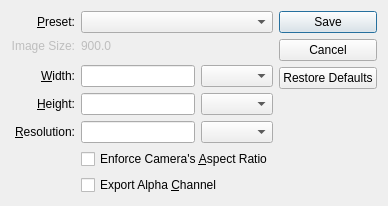
<?xml version="1.0" encoding="UTF-8"?>
<ui version="4.0">
 <class>CanvasExporter</class>
 <widget class="QDialog" name="CanvasExporter">
  <property name="geometry">
   <rect>
    <x>0</x>
    <y>0</y>
    <width>346</width>
    <height>193</height>
   </rect>
  </property>
  <property name="windowTitle">
   <string>Capture Canvas as Image</string>
  </property>
  <layout class="QGridLayout" name="gridLayout">
   <item row="4" column="0">
    <widget class="QLabel" name="heightLabel">
     <property name="text">
      <string>&amp;Height:</string>
     </property>
     <property name="alignment">
      <set>Qt::AlignRight|Qt::AlignTrailing|Qt::AlignVCenter</set>
     </property>
     <property name="buddy">
      <cstring>heightLineEdit</cstring>
     </property>
    </widget>
   </item>
   <item row="1" column="1" colspan="2">
    <widget class="QLabel" name="sizeInfoLabel">
     <property name="enabled">
      <bool>false</bool>
     </property>
     <property name="text">
      <string>900.0</string>
     </property>
    </widget>
   </item>
   <item row="0" column="1" colspan="2">
    <widget class="QComboBox" name="presetsComboBox">
     <property name="font">
      <font>
       <family>Courier New</family>
      </font>
     </property>
    </widget>
   </item>
   <item row="0" column="3" rowspan="8">
    <widget class="QDialogButtonBox" name="buttonBox">
     <property name="orientation">
      <enum>Qt::Vertical</enum>
     </property>
     <property name="standardButtons">
      <set>QDialogButtonBox::Cancel|QDialogButtonBox::RestoreDefaults|QDialogButtonBox::Save</set>
     </property>
    </widget>
   </item>
   <item row="0" column="0">
    <widget class="QLabel" name="presetLabel">
     <property name="text">
      <string>&amp;Preset:</string>
     </property>
     <property name="alignment">
      <set>Qt::AlignRight|Qt::AlignTrailing|Qt::AlignVCenter</set>
     </property>
     <property name="buddy">
      <cstring>presetsComboBox</cstring>
     </property>
    </widget>
   </item>
   <item row="1" column="0">
    <widget class="QLabel" name="sizeLabel">
     <property name="enabled">
      <bool>false</bool>
     </property>
     <property name="text">
      <string>Image Size:</string>
     </property>
     <property name="alignment">
      <set>Qt::AlignRight|Qt::AlignTrailing|Qt::AlignVCenter</set>
     </property>
    </widget>
   </item>
   <item row="3" column="2">
    <widget class="QComboBox" name="widthUnitComboBox"/>
   </item>
   <item row="4" column="2">
    <widget class="QComboBox" name="heightUnitComboBox"/>
   </item>
   <item row="6" column="1" colspan="2">
    <widget class="QCheckBox" name="aspectCheckBox">
     <property name="text">
      <string>Enforce Camera's &amp;Aspect Ratio</string>
     </property>
    </widget>
   </item>
   <item row="5" column="0">
    <widget class="QLabel" name="resolutionLabel">
     <property name="text">
      <string>&amp;Resolution:</string>
     </property>
     <property name="alignment">
      <set>Qt::AlignRight|Qt::AlignTrailing|Qt::AlignVCenter</set>
     </property>
     <property name="buddy">
      <cstring>resolutionLineEdit</cstring>
     </property>
    </widget>
   </item>
   <item row="5" column="2">
    <widget class="QComboBox" name="resolutionUnitComboBox"/>
   </item>
   <item row="7" column="1" colspan="2">
    <widget class="QCheckBox" name="alphaCheckBox">
     <property name="text">
      <string>Export Alpha &amp;Channel</string>
     </property>
    </widget>
   </item>
   <item row="3" column="0">
    <widget class="QLabel" name="widthLabel">
     <property name="text">
      <string>&amp;Width:</string>
     </property>
     <property name="alignment">
      <set>Qt::AlignRight|Qt::AlignTrailing|Qt::AlignVCenter</set>
     </property>
     <property name="buddy">
      <cstring>widthLineEdit</cstring>
     </property>
    </widget>
   </item>
   <item row="8" column="0" colspan="4">
    <spacer name="verticalSpacer">
     <property name="orientation">
      <enum>Qt::Vertical</enum>
     </property>
     <property name="sizeHint" stdset="0">
      <size>
       <width>20</width>
       <height>40</height>
      </size>
     </property>
    </spacer>
   </item>
   <item row="4" column="1">
    <widget class="QLineEdit" name="heightLineEdit"/>
   </item>
   <item row="5" column="1">
    <widget class="QLineEdit" name="resolutionLineEdit"/>
   </item>
   <item row="3" column="1">
    <widget class="QLineEdit" name="widthLineEdit"/>
   </item>
  </layout>
 </widget>
 <tabstops>
  <tabstop>presetsComboBox</tabstop>
  <tabstop>widthLineEdit</tabstop>
  <tabstop>widthUnitComboBox</tabstop>
  <tabstop>heightLineEdit</tabstop>
  <tabstop>heightUnitComboBox</tabstop>
  <tabstop>resolutionLineEdit</tabstop>
  <tabstop>resolutionUnitComboBox</tabstop>
  <tabstop>aspectCheckBox</tabstop>
  <tabstop>alphaCheckBox</tabstop>
  <tabstop>buttonBox</tabstop>
 </tabstops>
 <resources/>
 <connections>
  <connection>
   <sender>buttonBox</sender>
   <signal>accepted()</signal>
   <receiver>CanvasExporter</receiver>
   <slot>accept()</slot>
   <hints>
    <hint type="sourcelabel">
     <x>248</x>
     <y>254</y>
    </hint>
    <hint type="destinationlabel">
     <x>157</x>
     <y>274</y>
    </hint>
   </hints>
  </connection>
  <connection>
   <sender>buttonBox</sender>
   <signal>rejected()</signal>
   <receiver>CanvasExporter</receiver>
   <slot>reject()</slot>
   <hints>
    <hint type="sourcelabel">
     <x>316</x>
     <y>260</y>
    </hint>
    <hint type="destinationlabel">
     <x>286</x>
     <y>274</y>
    </hint>
   </hints>
  </connection>
 </connections>
</ui>
